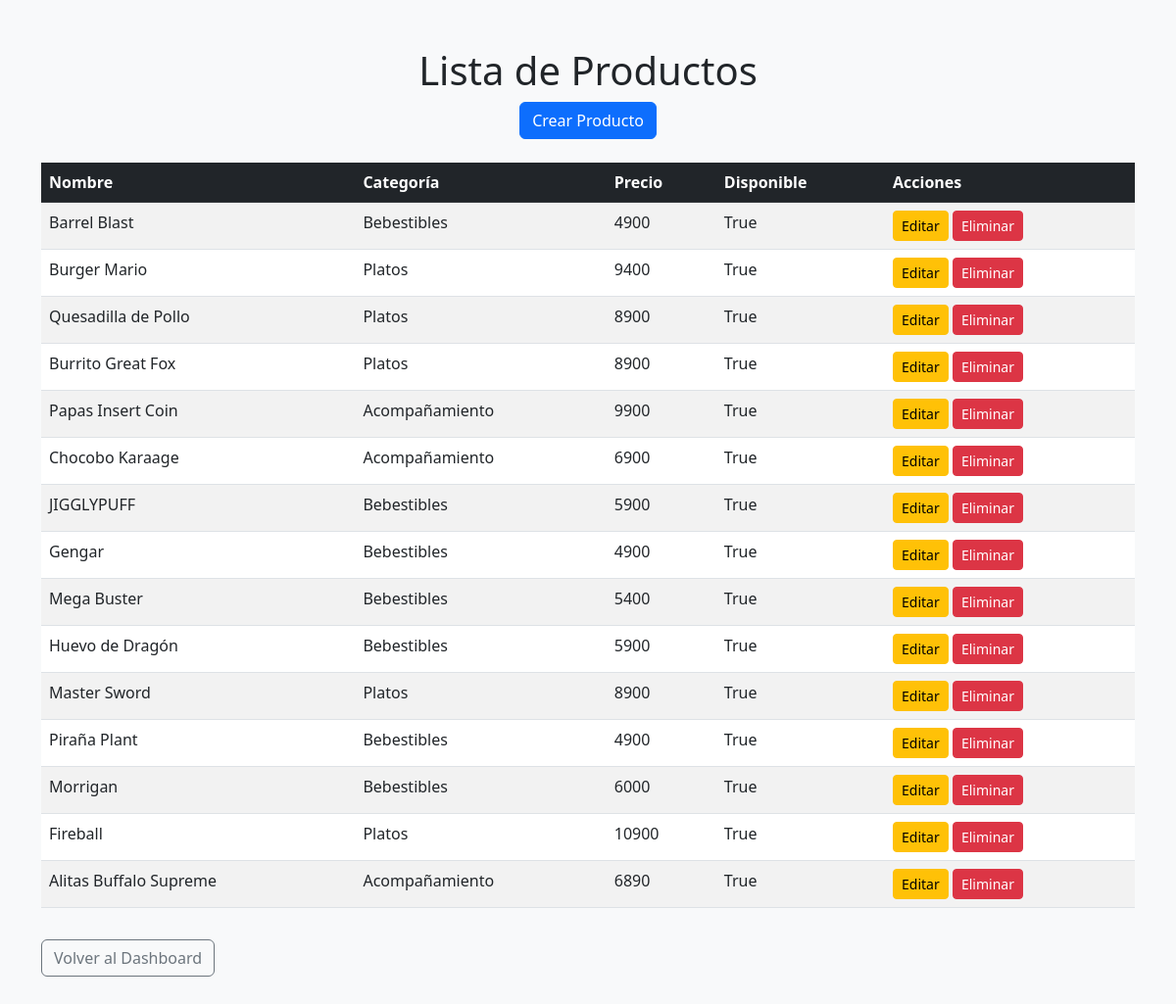
The app's page /administrativo/productos/ (signed in) with its own data.
### pedidos/models.py (models this page shows, shortened)
class Producto(models.Model):
    CATEGORIAS = [
        ('Platos', 'Platos'),
        ('Bebestibles', 'Bebestibles'),
        ('Acompañamiento', 'Acompañamiento'),
        ('Postres', 'Postres'),
    ]
    nombre = models.CharField(max_length=100)
    categoria = models.CharField(max_length=50, choices=CATEGORIAS)
    precio = models.IntegerField()
    descripcion = models.TextField(blank=True, null=True)
    disponible = models.BooleanField(default=True)
    imagen = models.ImageField(upload_to='productos/', blank=True, null=True)

### administrativo/decorators.py (the view)
    def _wrapped_view(request, *args, **kwargs):
        if not request.user.is_authenticated:
            return HttpResponseForbidden("No tienes permisos para acceder a esta página.")
        perfil = PerfilUsuario.objects.filter(usuario=request.user).first()
        if perfil and perfil.rol == 'admin':
            return view_func(request, *args, **kwargs)
        return HttpResponseForbidden("No tienes permisos para acceder a esta página.")

### administrativo/views.py (called while the page is built)
@admin_required
def lista_productos(request):
    productos = Producto.objects.all()
    return render(request, 'administrativo/lista_productos.html', {'productos': productos})

### administrativo/templates/administrativo/lista_productos.html (shortened to what this page needs)
<!DOCTYPE html>
<html lang="es">
<head>
    <link href="https://cdn.jsdelivr.net/npm/bootstrap@5.3.0-alpha1/dist/css/bootstrap.min.css" rel="stylesheet">
</head>
<body class="bg-light">
    <div class="container py-5">
        <div class="text-center mb-4">
            <h1>Lista de Productos</h1>
            <a href="{% url 'crear_producto' %}" class="btn btn-primary">Crear Producto</a>
        </div>
        <table class="table table-striped table-hover">
            <thead class="table-dark">
                <tr>
                    <th>Nombre</th>
                    <th>Categoría</th>
                    <th>Precio</th>
                    <th>Disponible</th>
                    <th>Acciones</th>
                </tr>
            </thead>
            <tbody>
                {% for producto in productos %}
                <tr>
                    <td>{{ producto.nombre }}</td>
                    <td>{{ producto.categoria }}</td>
                    <td>{{ producto.precio }}</td>
                    <td>{{ producto.disponible }}</td>
                    <td>
                        <a href="{% url 'editar_producto' producto.pk %}" class="btn btn-warning btn-sm">Editar</a>
                        <a href="{% url 'eliminar_producto' producto.pk %}" class="btn btn-danger btn-sm">Eliminar</a>
                    </td>
                </tr>
                {% endfor %}
            </tbody>
        </table>
        <a href="/administrativo/" class="btn btn-outline-secondary mt-3">Volver al Dashboard</a>
    </div>
</body>
</html>

### records on screen
Producto: nombre "Barrel Blast", categoria "Bebestibles", precio "4900", disponible "True"
Producto: nombre "Burger Mario", categoria "Platos", precio "9400", disponible "True"
Producto: nombre "Quesadilla de Pollo", categoria "Platos", precio "8900", disponible "True"
Producto: nombre "Burrito Great Fox", categoria "Platos", precio "8900", disponible "True"
Producto: nombre "Papas Insert Coin", categoria "Acompañamiento", precio "9900", disponible "True"
Producto: nombre "Chocobo Karaage", categoria "Acompañamiento", precio "6900", disponible "True"
Producto: nombre "JIGGLYPUFF", categoria "Bebestibles", precio "5900", disponible "True"
Producto: nombre "Gengar", categoria "Bebestibles", precio "4900", disponible "True"
Producto: nombre "Mega Buster", categoria "Bebestibles", precio "5400", disponible "True"
Producto: nombre "Huevo de Dragón", categoria "Bebestibles", precio "5900", disponible "True"
Producto: nombre "Master Sword", categoria "Platos", precio "8900", disponible "True"
Producto: nombre "Piraña Plant", categoria "Bebestibles", precio "4900", disponible "True"
Producto: nombre "Morrigan", categoria "Bebestibles", precio "6000", disponible "True"
Producto: nombre "Fireball", categoria "Platos", precio "10900", disponible "True"
Producto: nombre "Alitas Buffalo Supreme", categoria "Acompañamiento", precio "6890", disponible "True"
